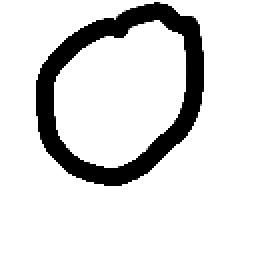
#> input picture data/raw/writer01/0/0001.png, 128 x 128 px (shown 2 times larger); its folder holds only this picture in this run
$ python preprocess.py
#> lines starting #> are read from the running program, lines starting #| are printed output that depends on the picture; after the words box and inside, x2 and y2 are one past the last pixel; in counts of white or black regions, pixels touching at a corner belong together
import csv
from pathlib import Path

from PIL import Image, ImageOps


ROOT = Path(__file__).resolve().parents[2]
RAW_DIR = ROOT / "data/raw"
OUTPUT_DIR = ROOT / "data/processed"
SIZES = (8, 16)
INK_THRESHOLD = 32
CONTENT_FRACTION = 0.75


def load_ink(path):
    with Image.open(path) as source:
#> source is the input picture: PIL image 128x128 RGBA; mean R, G, B, A 219.9, 219.9, 219.9, 255
        if source.format != "PNG" or source.size != (128, 128):
            raise ValueError(f"Expected a 128x128 PNG: {path}")

        rgba = source.convert("RGBA")
        background = Image.new("RGBA", rgba.size, "white")
#> background: PIL image 128x128 RGBA; every value is 255
        image = Image.alpha_composite(background, rgba).convert("L")

    return ImageOps.invert(image)
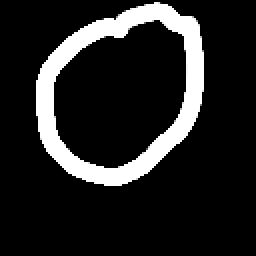
#> returned value: PIL image 128x128 L (shown 2 times larger); min 0, max 255, mean 35.1


def center_digit(ink):
    mask = ink.point(lambda value: 255 if value > INK_THRESHOLD else 0)
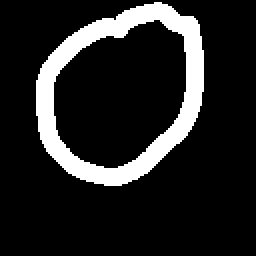
#> mask: PIL image 128x128 L (shown 2 times larger); 13.9% white; 1 white region, box (x1, y1, x2, y2) and area: (18, 1, 102, 93) 2275
    bounds = mask.getbbox()
#> bounds = (18, 1, 102, 93)

    if bounds is None:
        raise ValueError("Blank sample")

    left, top, right, bottom = bounds
#> left = 18; top = 1; right = 102; bottom = 93
    edge_touching = (
        left == 0
        or top == 0
        or right == ink.width
        or bottom == ink.height
    )
#> edge_touching = False

    cropped = ink.crop(bounds)
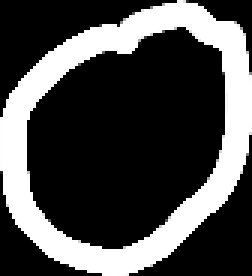
#> cropped: PIL image 84x92 L (shown 3 times larger); min 0, max 255, mean 74.5
    longest_side = max(cropped.size)
#> longest_side = 92
    square_side = int(longest_side / CONTENT_FRACTION + 0.5)
#> square_side = 123
    square = Image.new("L", (square_side, square_side), 0)
#> square: PIL image 123x123 L; every value is 0

    x = (square_side - cropped.width) // 2
#> x = 19
    y = (square_side - cropped.height) // 2
#> y = 15
    square.paste(cropped, (x, y))
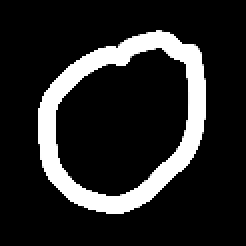
#> square: PIL image 123x123 L (shown 2 times larger); min 0, max 255, mean 38

    return square, bounds, edge_touching


def main():
    files = sorted(RAW_DIR.glob("*/*/*.png"))
    if not files:
        raise SystemExit("No raw samples found")

    prepared = []
    for path in files:
        relative = path.relative_to(RAW_DIR)
        writer, label, filename = relative.parts

        if label not in {str(digit) for digit in range(10)}:
            raise ValueError(f"Invalid digit directory: {path}")

        ink = load_ink(path)
        try:
            centered, bounds, edge_touching = center_digit(ink)
#> bounds = (18, 1, 102, 93); edge_touching = False
        except ValueError as error:
            raise ValueError(f"{path}: {error}") from error

        prepared.append(
            (relative, writer, label, filename, centered, bounds, edge_touching)
        )
#> pass 2 of the loop in main, `for path in files:`:
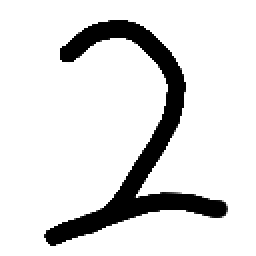
#> input picture data/raw/writer01/2/0001.png, 128 x 128 px (shown 2 times larger)
#> in load_ink, source is the input picture: PIL image 128x128 RGBA; mean R, G, B, A 222.2, 222.2, 222.2, 255
#> in center_digit (call 2), `mask = ink.point(lambda value: 255 if value > INK_THRESHOLD else 0)`:
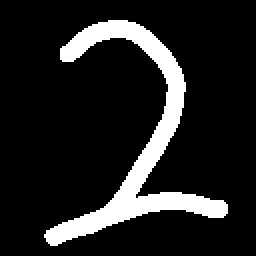
#> mask: PIL image 128x128 L (shown 2 times larger); 13.1% white; 1 white region, box (x1, y1, x2, y2) and area: (22, 10, 114, 123) 2141
#> in center_digit (call 2), `bounds = mask.getbbox()`: bounds = (22, 10, 114, 123)
#> left = 22; top = 10; right = 114; bottom = 123
#> cropped: PIL image 92x113 L
#> in center_digit (call 2), `square.paste(cropped, (x, y))`:
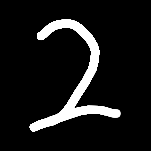
#> square: PIL image 151x151 L; min 0, max 255, mean 23.6
#> in main, `centered, bounds, edge_touching = center_digit(ink)`: bounds = (22, 10, 114, 123)

    rows = []
    for relative, writer, label, filename, centered, bounds, edge in prepared:
        for size in SIZES:
            output = OUTPUT_DIR / f"{size}x{size}" / relative
            output.parent.mkdir(parents=True, exist_ok=True)

            processed = centered.resize(
                (size, size), resample=Image.Resampling.BOX
            )
            processed.save(output)

            rows.append({
                "raw_path": (RAW_DIR / relative).relative_to(ROOT).as_posix(),
                "processed_path": output.relative_to(ROOT).as_posix(),
                "writer": writer,
                "label": label,
                "sample": filename,
                "resolution": size,
                "edge_touching": int(edge),
                "left": bounds[0],
                "top": bounds[1],
                "right": bounds[2],
                "bottom": bounds[3],
            })
#> this loop made 2 passes
#> (writer, label, filename, bounds, edge) on passes 1 to 2: ('writer01', '0', '0001.png', (18, 1, 102, 93), False), ('writer01', '2', '0001.png', (22, 10, 114, 123), False)
#> pass 1, in main, `processed.save(output)`:
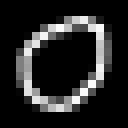
#> saved as 0001.png: PIL image 16x16 L (shown 8 times larger); min 0, max 251, mean 37.3
#> pass 2, in main, `processed.save(output)`:
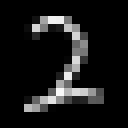
#> saved as 0001.png: PIL image 16x16 L (shown 8 times larger); min 0, max 249, mean 23.8
#> after the loop, rows = 4 items

    manifest = OUTPUT_DIR / "manifest.csv"
    with manifest.open("w", newline="") as handle:
        writer = csv.DictWriter(handle, fieldnames=list(rows[0]))
        writer.writeheader()
        writer.writerows(rows)

    edge_count = sum(item[-1] for item in prepared)
#> edge_count = 0
    print(f"Processed {len(prepared)} originals")
#| Processed 2 originals
    print(f"Created {len(rows)} images across resolutions {SIZES}")
#| Created 4 images across resolutions (8, 16)
    print(f"Edge-touching originals: {edge_count}")
#| Edge-touching originals: 0
    print(f"Manifest: {manifest.relative_to(ROOT)}")
#| Manifest: data/processed/manifest.csv


if __name__ == "__main__":
    main()
